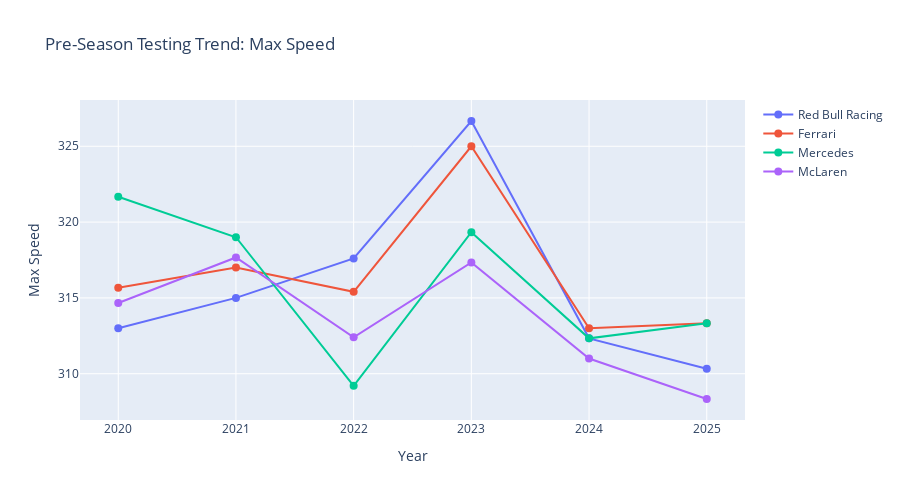
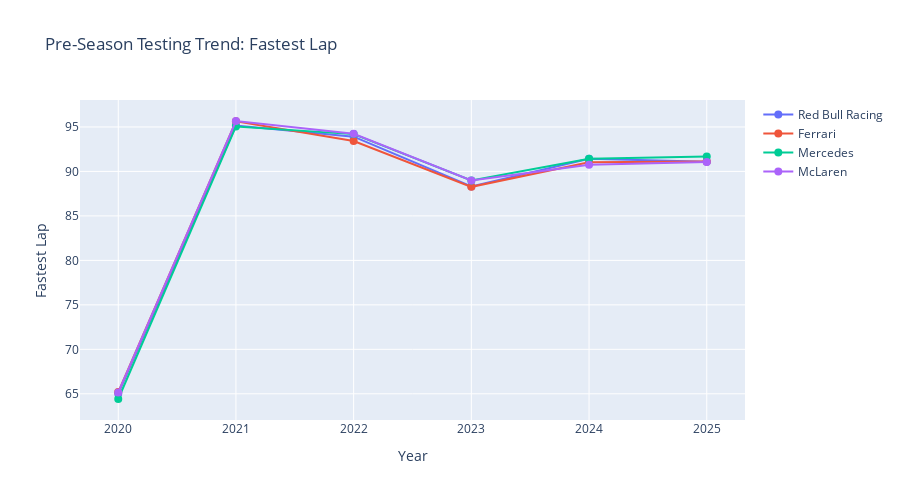

Here is the notebook cell these charts were saved with, in order:
### Markdown cell above
## 4. Multi-Year Comparison

Track how testing performance evolved over years.

### Code cell
def plot_multi_year_trend(teams_to_track, metric='max_speed'):
    """Plot metric trend across years for specific teams."""
    fig = go.Figure()
    
    for team in teams_to_track:
        years_list = []
        values_list = []
        
        for year in sorted(testing_characteristics.keys()):
            if team in testing_characteristics[year]:
                value = testing_characteristics[year][team].get(metric)
                if value is not None and not np.isnan(value):
                    years_list.append(year)
                    values_list.append(value)
        
        if years_list:
            fig.add_trace(go.Scatter(
                x=years_list,
                y=values_list,
                mode='lines+markers',
                name=team,
                line=dict(width=2),
                marker=dict(size=8)
            ))
    
    fig.update_layout(
        title=f"Pre-Season Testing Trend: {metric.replace('_', ' ').title()}",
        xaxis_title="Year",
        yaxis_title=metric.replace('_', ' ').title(),
        height=500,
        hovermode='x unified'
    )
    
    fig.show()

# Track top teams
top_teams = ['Red Bull Racing', 'Ferrari', 'Mercedes', 'McLaren']
plot_multi_year_trend(top_teams, 'max_speed')
plot_multi_year_trend(top_teams, 'fastest_lap')

### Figure 1 — Plotly figure (JSON) as saved in the notebook; plotly's stock layout.template omitted (floating-point values rounded to 4 significant figures)
{"data": [{"line": {"width": 2}, "marker": {"size": 8}, "mode": "lines+markers", "name": "Red Bull Racing", "type": "scatter", "x": [2020, 2021, 2022, 2023, 2024, 2025], "y": [313, 315, 317.6, 326.7, 312.3, 310.3]}, {"line": {"width": 2}, "marker": {"size": 8}, "mode": "lines+markers", "name": "Ferrari", "type": "scatter", "x": [2020, 2021, 2022, 2023, 2024, 2025], "y": [315.7, 317, 315.4, 325, 313, 313.3]}, {"line": {"width": 2}, "marker": {"size": 8}, "mode": "lines+markers", "name": "Mercedes", "type": "scatter", "x": [2020, 2021, 2022, 2023, 2024, 2025], "y": [321.7, 319, 309.2, 319.3, 312.3, 313.3]}, {"line": {"width": 2}, "marker": {"size": 8}, "mode": "lines+markers", "name": "McLaren", "type": "scatter", "x": [2020, 2021, 2022, 2023, 2024, 2025], "y": [314.7, 317.7, 312.4, 317.3, 311, 308.3]}], "layout": {"height": 500, "hovermode": "x unified", "title": {"text": "Pre-Season Testing Trend: Max Speed"}, "xaxis": {"title": {"text": "Year"}}, "yaxis": {"title": {"text": "Max Speed"}}}}

### Figure 2 — Plotly figure (JSON) as saved in the notebook; plotly's stock layout.template omitted (floating-point values rounded to 4 significant figures)
{"data": [{"line": {"width": 2}, "marker": {"size": 8}, "mode": "lines+markers", "name": "Red Bull Racing", "type": "scatter", "x": [2020, 2021, 2022, 2023, 2024, 2025], "y": [65.02, 95.15, 93.91, 88.31, 91.41, 91.08]}, {"line": {"width": 2}, "marker": {"size": 8}, "mode": "lines+markers", "name": "Ferrari", "type": "scatter", "x": [2020, 2021, 2022, 2023, 2024, 2025], "y": [65.2, 95.63, 93.42, 88.27, 91.04, 91.13]}, {"line": {"width": 2}, "marker": {"size": 8}, "mode": "lines+markers", "name": "Mercedes", "type": "scatter", "x": [2020, 2021, 2022, 2023, 2024, 2025], "y": [64.42, 95.06, 94.19, 88.98, 91.43, 91.69]}, {"line": {"width": 2}, "marker": {"size": 8}, "mode": "lines+markers", "name": "McLaren", "type": "scatter", "x": [2020, 2021, 2022, 2023, 2024, 2025], "y": [65.16, 95.67, 94.23, 88.98, 90.74, 91.07]}], "layout": {"height": 500, "hovermode": "x unified", "title": {"text": "Pre-Season Testing Trend: Fastest Lap"}, "xaxis": {"title": {"text": "Year"}}, "yaxis": {"title": {"text": "Fastest Lap"}}}}
